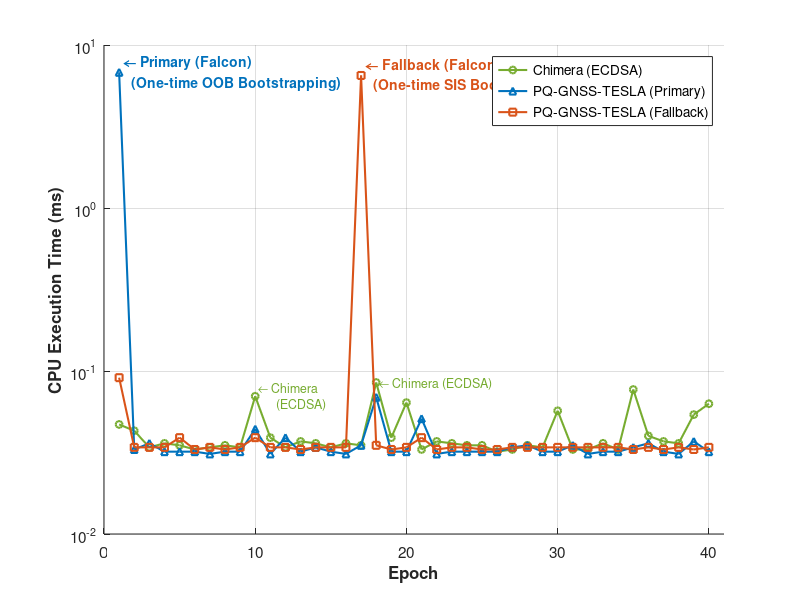

Source code (MATLAB):

% =========================================================================
% Hardware Benchmark for PQ-GNSS-TESLA on Raspberry Pi Pico 2
% =========================================================================
clear; clc; close all;

% =========================================================================
% [1] Data Input (Arduino Measured Data)
% =========================================================================
epochs = 1:40;

cpu_legacy = [0.047, 0.043, 0.034, 0.036, 0.035, 0.033, 0.034, 0.035, 0.034, 0.070, ...
    0.039, 0.034, 0.037, 0.036, 0.034, 0.036, 0.035, 0.085, 0.039, 0.064, ...
    0.033, 0.037, 0.036, 0.035, 0.035, 0.032, 0.033, 0.035, 0.034, 0.057, ...
    0.033, 0.033, 0.036, 0.033, 0.077, 0.040, 0.037, 0.036, 0.054, 0.063];

cpu_primary = [6.800, 0.033, 0.036, 0.032, 0.032, 0.032, 0.031, 0.032, 0.032, 0.044, ...
    0.031, 0.039, 0.032, 0.034, 0.032, 0.031, 0.035, 0.069, 0.032, 0.032, ...
    0.051, 0.031, 0.032, 0.032, 0.032, 0.032, 0.034, 0.035, 0.032, 0.032, ...
    0.035, 0.031, 0.032, 0.032, 0.034, 0.036, 0.032, 0.031, 0.037, 0.032];

cpu_fallback = [0.091, 0.034, 0.034, 0.034, 0.039, 0.033, 0.034, 0.033, 0.034, 0.039, ...
    0.034, 0.034, 0.033, 0.034, 0.034, 0.034, 6.502, 0.035, 0.033, 0.034, ...
    0.039, 0.033, 0.034, 0.034, 0.033, 0.033, 0.034, 0.034, 0.034, 0.034, ...
    0.034, 0.034, 0.034, 0.034, 0.033, 0.034, 0.033, 0.034, 0.033, 0.034];

% =========================================================================
% [2] Plot Time-Series Graph (Figure 1: CPU Execution Time)
% =========================================================================
figure('Position', [100, 100, 800, 450], 'Color', 'w');
hold on; grid on;

% Set line colors and markers
plot(epochs, cpu_legacy, '-o', 'LineWidth', 1.5, 'MarkerSize', 5, 'Color', [0.4660, 0.6740, 0.1880], 'DisplayName', 'Chimera (ECDSA)');
plot(epochs, cpu_primary, '-^', 'LineWidth', 1.5, 'MarkerSize', 5, 'Color', [0, 0.4470, 0.7410], 'DisplayName', 'PQ-GNSS-TESLA (Primary)');
plot(epochs, cpu_fallback, '-s', 'LineWidth', 1.5, 'MarkerSize', 5, 'Color', [0.8500, 0.3250, 0.0980], 'DisplayName', 'PQ-GNSS-TESLA (Fallback)');

% Set axis labels and legend
xlabel('Epoch', 'FontSize', 12, 'FontWeight', 'bold');
ylabel('CPU Execution Time (ms)', 'FontSize', 12, 'FontWeight', 'bold');
legend('Location', 'northeast', 'FontSize', 10);
xlim([0 41]);
set(gca, 'FontSize', 11);

% Change Y-axis to logarithmic scale to clearly show the difference
% (Comment out the line below if a linear scale is preferred)
set(gca, 'YScale', 'log'); 

% =========================================================================
% [3] Add Text Annotations for the Paper
% =========================================================================
% Indicated with \leftarrow for arrows

% (1) Primary Mode - Epoch 1 spike
text(1, 6.800, {' \leftarrow Primary (Falcon)', '   (One-time OOB Bootstrapping)'}, ...
    'FontSize', 10, 'FontWeight', 'bold', 'Color', [0, 0.4470, 0.7410], 'VerticalAlignment', 'middle');

% [수정됨] (2) Fallback Mode - Epoch 17 spike only (Added "One-time SIS Bootstrapping" and removed Epoch 34 spike text)
text(17, 6.502, {' \leftarrow Fallback (Falcon)', '   (One-time SIS Bootstrapping)'}, ...
    'FontSize', 10, 'FontWeight', 'bold', 'Color', [0.8500, 0.3250, 0.0980], 'VerticalAlignment', 'middle');

% (3) Legacy (ECDSA) - Indicate representative spikes
% Annotated around Epoch 10 and 18 for readability
text(10, 0.070, {' \leftarrow Chimera', '       (ECDSA)'}, ...
    'FontSize', 9, 'Color', [0.4660, 0.6740, 0.1880], 'VerticalAlignment', 'middle');
text(18, 0.085, ' \leftarrow Chimera (ECDSA)', ...
    'FontSize', 9, 'Color', [0.4660, 0.6740, 0.1880], 'VerticalAlignment', 'middle');
hold off;
